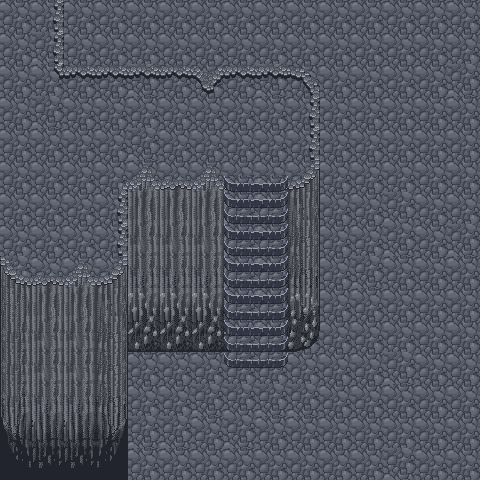

The image is a tile-based game level rendered from a .tmx file. Its description and source (layers, tilesets, objects; grid data summarised) follow:
An orthogonal 15x15 tile map with 32x32 px tiles, 3 tile layers (Ground, Walls, Stairs), 3 tilesets.

<map version="1.0" tiledversion="1.0.3" orientation="orthogonal" renderorder="right-down" width="15" height="15" tilewidth="32" tileheight="32" nextobjectid="1">
 <tileset firstgid="1" name="ground" tilewidth="32" tileheight="32" tilecount="2" columns="2">
  <image source="../PNG/32x32/stone_ground.png" width="64" height="32" />
 </tileset>
 <tileset firstgid="3" name="stairs" tilewidth="32" tileheight="32" tilecount="9" columns="3">
  <image source="../PNG/32x32/stone_stairs.png" width="96" height="96" />
 </tileset>
 <tileset firstgid="12" name="wall" tilewidth="32" tileheight="32" tilecount="56" columns="8">
  <image source="../PNG/32x32/stone_wall.png" width="256" height="224" />
 </tileset>
 <layer name="Ground" width="15" height="15">
  <data>[225 cells, 225 non-empty, 2 distinct tile ids]</data>
 </layer>
 <layer name="Walls" width="15" height="15">
  <data>[225 cells, 80 non-empty, 30 distinct tile ids]</data>
 </layer>
 <layer name="Stairs" width="15" height="15">
  <data>[225 cells, 14 non-empty, 6 distinct tile ids]</data>
 </layer>
</map>